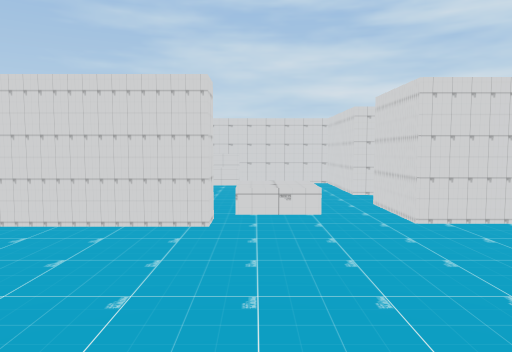
View 1 (above)

16 first-person views from a walk through a 3-D level made in the Unity game engine. The camera is 1.2 m above the floor, tilts 4° down and sees 70° across. The floor is counted in squares, 1 m on a side. Each view is taken from the middle of a square. On the plan, view 1 faces up. The plan holds only what a view shows up to about 15 squares ahead; the rest is blank. The place goes on beyond the plan. The player is left out. Some surface patterns are stand-ins.

View 2
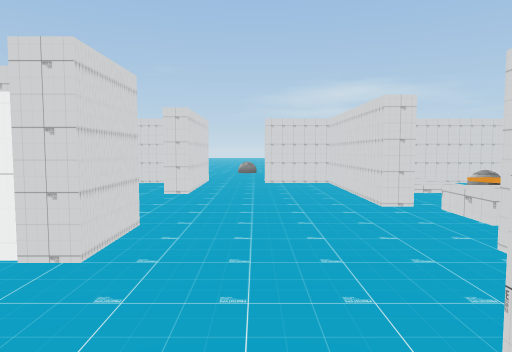

View 3
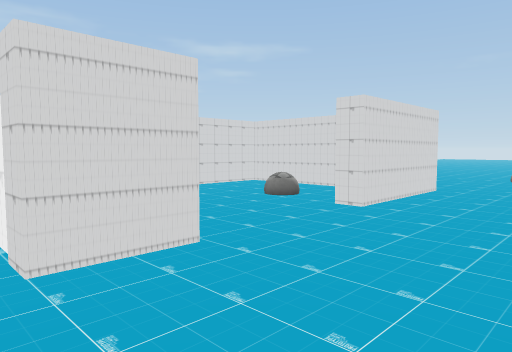

View 4
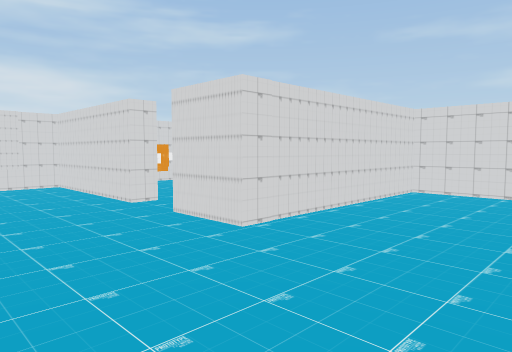

View 5
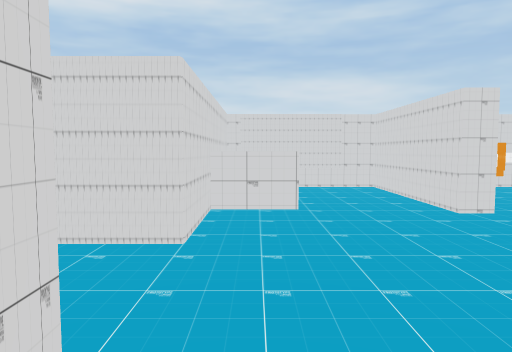

View 6
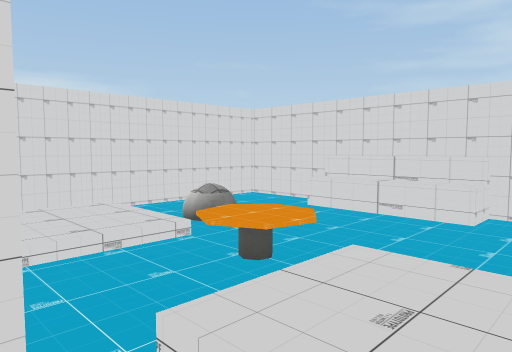

View 7
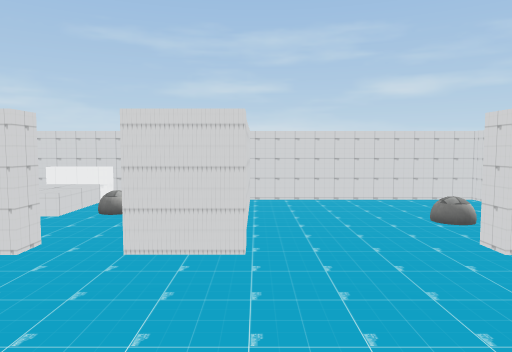

View 8
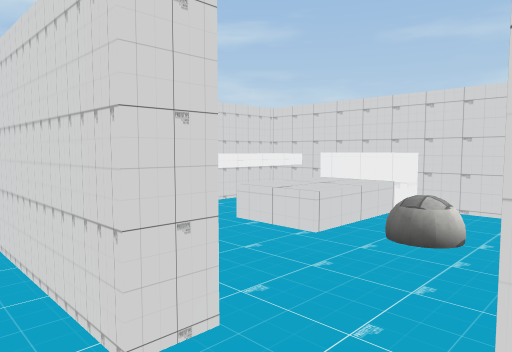

View 9
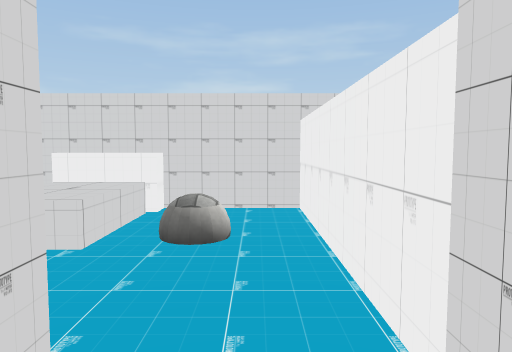

View 10
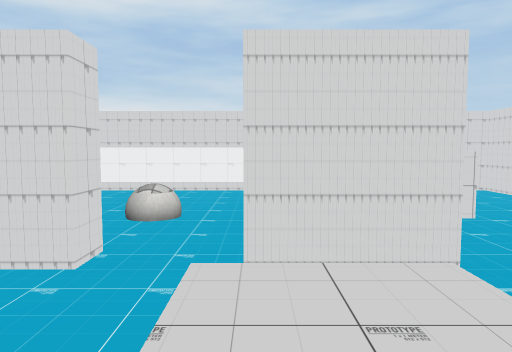

View 11
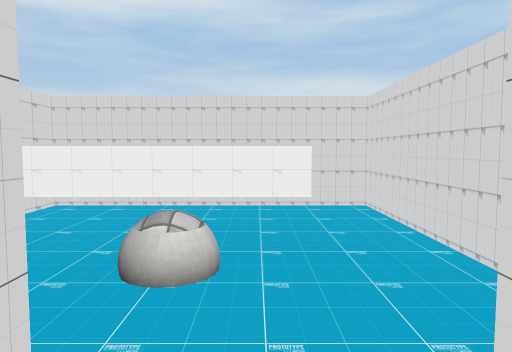

View 12
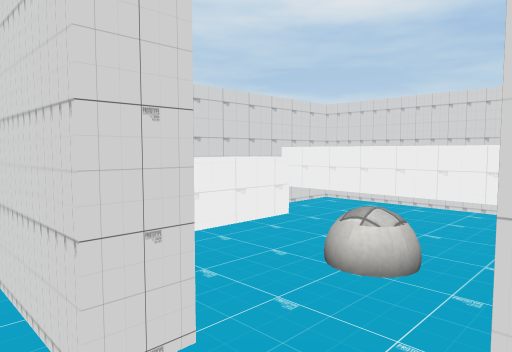

View 13
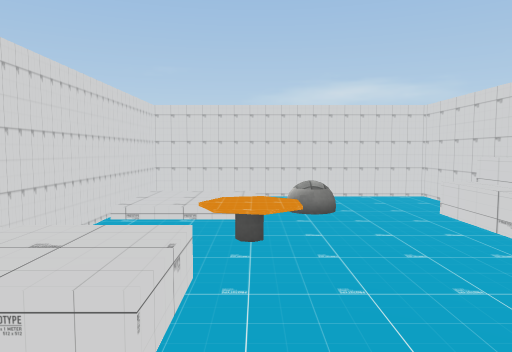

View 14
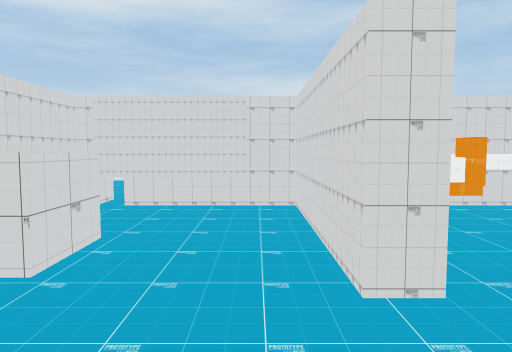

View 15
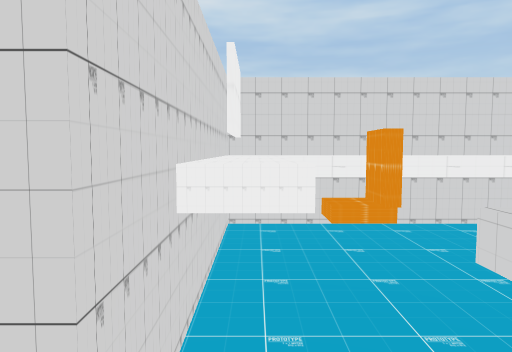

View 16
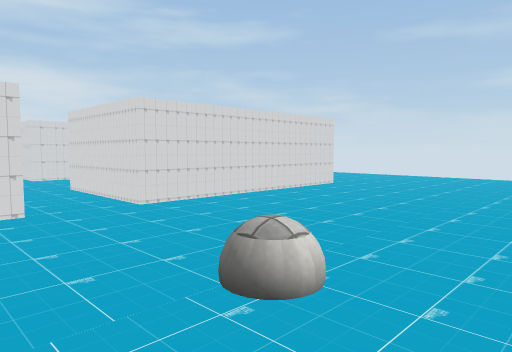

### Floor plan
Key: @ floor where view 1 was taken; # wall or solid block; . main floor; : floor 0.25 m higher than the main floor; + floor 0.5 m higher than the main floor; / step, stairs or slope; = window, fence, low wall or low ledge; ^ raised ledge; O other object.
Columns run from 15 left of view 1 to 10 right of it. Each row starts with its distance up from view 1.
 14         ###   #####
 13         #..^^^^. .# ^^^^^#
 12         #....... .# ...^ #
 11         #.........#....^ #
 10         #..O......#..O.^ #
  9         #///.O/........^ #
  8         #/::./.+/.#.....^#
  7         #/::...//.#......#
  6         #######...########
  5 .       #............^^..#
  4   ......#............^...#
  3  .O......................#
  2  .O......................#
  1  .......####....###.######
  0  .......#......@###..^^^^#
 -1  .......#.......###...^=^#
 -2  .......#..O....###.....^#
 -3  .......#.......###.O^^^^#
 -4   ......#.......###..^^^^#
 -5   ......#.......###..^^^^#
 -6   ......##################
 -7   .......
 -8   .......
 -9    .....
-10    ....
-11    ...
-12    ..

Where each view was taken, in squares from view 1:
view 1: 0 up, 0 right, facing up
view 2: 3 up, 7 right, facing left
view 3: 5 up, 4 right, facing down-left
view 4: 5 up, 3 left, facing down-right
view 5: 5 up, 2 left, facing right
view 6: 6 up, 1 right, facing up-left
view 7: 7 up, 1 right, facing down
view 8: 2 up, 3 right, facing down-right
view 9: 2 up, 4 right, facing down
view 10: 8 up, 1 left, facing right
view 11: 9 up, 2 right, facing right
view 12: 8 up, 2 right, facing up-right
view 13: 9 up, 3 right, facing left
view 14: 2 up, 2 right, facing right
view 15: 0 up, 4 right, facing right
view 16: 5 up, 15 left, facing down-right
